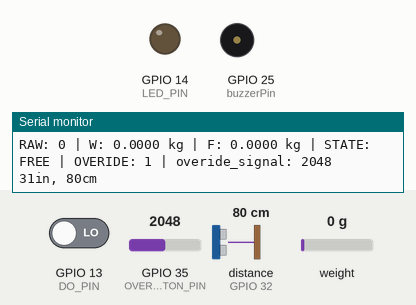
This sketch was run on a simulated ESP32. On the bench: output pins drawn as LEDs (lit = HIGH), buzzer (waves = sounding, pin HIGH), the last lines printed to the serial monitor. Wiring (inferred from the names in the program): ultrasonic range finder: trigger GPIO 23; echo GPIO 32. Inputs (shaded band) come from the test bench; at power-on: distance to the obstacle (sensor on GPIO 32) 80 cm, GPIO 13 (DO_PIN) LOW, GPIO 35 (OVERIDE_BUTTON_PIN) = 2048, weight on the scale 0 g. The echo pulse lasts 58.3 µs per cm; pins used as bus, display or sensor lines are not drawn.

Above: at 7.2 s.
7.3 s: distance to the obstacle (sensor on GPIO 32) set to 54 cm
9.1 s: distance to the obstacle (sensor on GPIO 32) set to 46 cm
At 10.75 s:
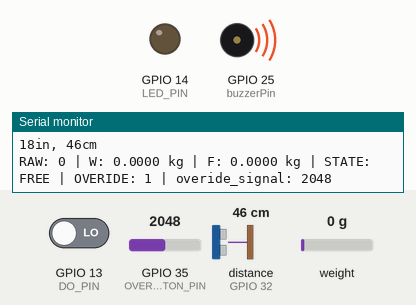
15.1 s: distance to the obstacle (sensor on GPIO 32) set to 60 cm
At 16.3 s:
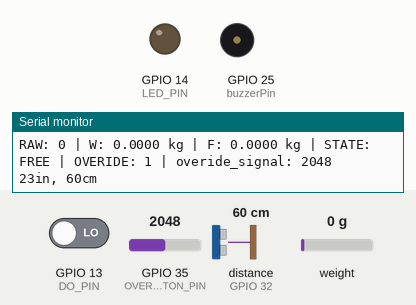
16.7 s: distance to the obstacle (sensor on GPIO 32) set to 35 cm
At 17.44 s:
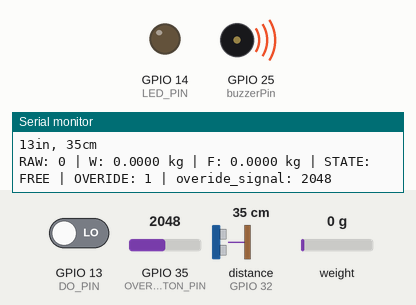
Timing chart, 0 to 20.7 s (numbered marks = the images above; inputs shaded):
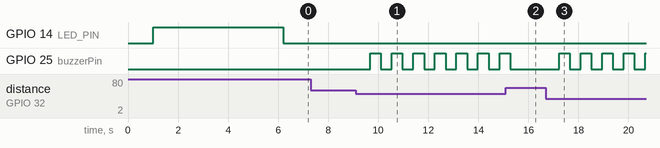

Measured:
- the behaviour switches between 51 and 50 cm on distance to the obstacle (sensor on GPIO 32) (found by bisection; images 0 and 1)
- after the input at 9.1 s, GPIO 25 (buzzerPin): alternates HIGH for 0.43 s and LOW for 0.43 s, starting after 0.57 s
- after the input at 15.1 s, GPIO 25 (buzzerPin): goes on until 15.3 s, then stays LOW
- after the input at 16.7 s, GPIO 25 (buzzerPin): alternates HIGH for 0.43 s and LOW for 0.43 s, starting after 0.53 s

The sketch:

full_system_esp32.ino
```cpp
#include "HX711.h"

/* =======================
   HX711 LOAD CELL SECTION
   ======================= */

#define DOUT 27
#define SCK  26
#define LED_PIN 14
#define OVERIDE_BUTTON_PIN 35

HX711 scale;

float calibration_factor = -200000.0;

// Detection parameters
const float NO_HOLD_THRESHOLD = 0.015;
const float HOLD_THRESHOLD    = 0.015;
const int   CONFIRM_COUNT     = 3;
const int   OVERIDE_BUTTON_THRESH = 50;

float filtered = 0.0;
int hold_counter = 0;
bool isHolding = false;
bool overide_button = false;


/* =======================
   ULTRASONIC + BUZZER
   ======================= */

int trigPin = 23;
int echoPin = 32;
long duration, cm, inches;

int buzzerPin = 25;

const int DISTANCE_THRESH = 5;
const int CLOSEST_DIST = 15;
const int MEDIUM_DIST = 30;
const int FURTHEST_DIST = 50;

const int CLOSEST_FREQ = 60;
const int MEDIUM_FREQ  = 200;
const int FURTHEST_FREQ = 400;


// Non-blocking buzzer pulse function
void buzzer_pulsate(int buzzerPin, unsigned long pulseInterval, bool enable)
{
  static unsigned long past_time = 0;
  static bool buzzerState = false;
  static unsigned long lastInterval = 0;

  unsigned long current_time = millis();

  if (!enable) {
    buzzerState = false;
    past_time = current_time;
    lastInterval = 0;
    digitalWrite(buzzerPin, LOW);
    return;
  }

  // Reset timing if interval changes
  if (pulseInterval != lastInterval) {
    past_time = current_time;
    lastInterval = pulseInterval;
  }

  if (current_time - past_time >= pulseInterval) {
    past_time = current_time;
    buzzerState = !buzzerState;
    digitalWrite(buzzerPin, buzzerState);
  }
}


/* =======================
   LIGHT SENSOR
   ======================= */

#define DO_PIN 13
const int ledPin = 12;  // LED for light sensor


/* =======================
   SETUP
   ======================= */

void setup() {
  Serial.begin(115200);

  // HX711
  scale.begin(DOUT, SCK);
  scale.set_scale(calibration_factor);
  scale.tare();

  pinMode(LED_PIN, OUTPUT);
  digitalWrite(LED_PIN, HIGH);

  // Ultrasonic + buzzer
  pinMode(trigPin, OUTPUT);
  pinMode(echoPin, INPUT);
  pinMode(buzzerPin, OUTPUT);

  Serial.println("Stabilizing...");
  delay(5000);
  Serial.println("Ready");
}


/* =======================
   LOOP
   ======================= */

void loop() {

  /* ---------- HX711 LOGIC ---------- */

  // FIX: use single reading to reduce blocking time
  long raw = scale.read();
  float w = scale.get_units(1);

  filtered = 0.3 * filtered + 0.7 * w;
  float absF = abs(filtered);

  int overide_button_input = analogRead(OVERIDE_BUTTON_PIN);

  Serial.print("RAW: ");
  Serial.print(raw);
  Serial.print(" | W: ");
  Serial.print(w, 4);
  Serial.print(" kg | F: ");
  Serial.print(filtered, 4);
  Serial.print(" kg | STATE: ");
  Serial.print(isHolding ? "HOLD" : "FREE");
  Serial.print(" | OVERIDE: ");
  Serial.print(overide_button);
  Serial.print(" | overide_signal: ");
  Serial.println(overide_button_input);

  if ((overide_button_input > OVERIDE_BUTTON_THRESH) && (!overide_button)) {
    overide_button = true;
  }

  if (overide_button) {
    digitalWrite(LED_PIN, LOW);
  }

  if (!isHolding) {
    if (absF > HOLD_THRESHOLD) {
      hold_counter++;
      if (hold_counter >= CONFIRM_COUNT) {
        isHolding = true;
        hold_counter = 0;
        digitalWrite(LED_PIN, LOW);
        Serial.println(">>> HOLD DETECTED");
        overide_button = false;
      }
    } else {
      hold_counter = 0;
    }
  } else {
    if ((absF < NO_HOLD_THRESHOLD) && (!overide_button)) {
      hold_counter++;
      if (hold_counter >= CONFIRM_COUNT) {
        isHolding = false;
        hold_counter = 0;
        digitalWrite(LED_PIN, HIGH);
        Serial.println(">>> RELEASE DETECTED");
      }
    } else {
      hold_counter = 0;
    }
  }


  /* ---------- ULTRASONIC + BUZZER LOGIC ---------- */

  digitalWrite(trigPin, LOW);
  delayMicroseconds(5);
  digitalWrite(trigPin, HIGH);
  delayMicroseconds(10);
  digitalWrite(trigPin, LOW);

  duration = pulseIn(echoPin, HIGH);

  cm = (duration / 2) / 29.1;
  inches = (duration / 2) / 74;

  Serial.print(inches);
  Serial.print("in, ");
  Serial.print(cm);
  Serial.println("cm");

  if (cm <= CLOSEST_DIST) {
    buzzer_pulsate(buzzerPin, CLOSEST_FREQ, true);
  }
  else if (cm <= MEDIUM_DIST) {
    buzzer_pulsate(buzzerPin, MEDIUM_FREQ, true);
  }
  else if (cm <= FURTHEST_DIST) {
    buzzer_pulsate(buzzerPin, FURTHEST_FREQ, true);
  }
  else {
    buzzer_pulsate(buzzerPin, 250, false);
  }

  // FIX: faster loop to allow short pulse intervals
  delay(10);


  /* ---------- LIGHT SENSOR LOGIC ---------- */
  int lightState = digitalRead(DO_PIN);

  if (lightState == HIGH) {
    digitalWrite(ledPin, HIGH);
  } else {
    digitalWrite(ledPin, LOW);
  }
}
```
